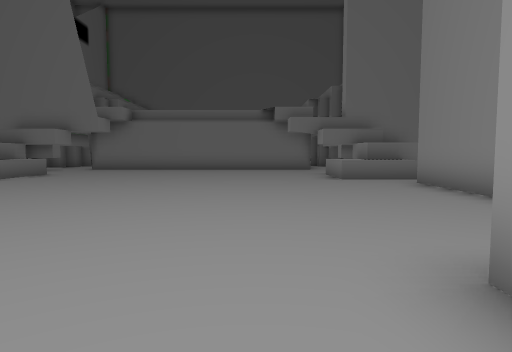
View 1 (above)

24 first-person views from a walk through a 3-D level made in the Unity game engine. The camera is 1.4 m above the floor, tilts 4° down and sees 75° across. The floor is counted in squares, 2 m on a side. Each view is taken from the middle of a square. On the plan, view 1 faces up. The plan holds only what a view shows up to about 10 squares ahead; the rest is blank. The place goes on beyond the plan. The player is left out. Some animated figures are not drawn.

View 2
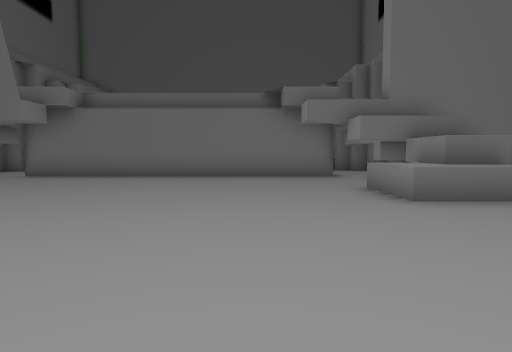

View 3
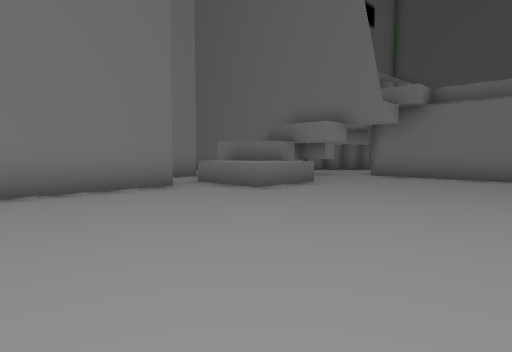

View 4
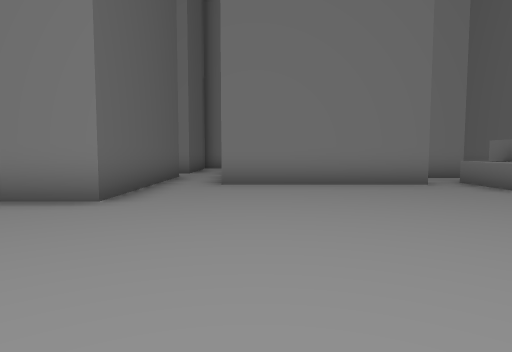

View 5
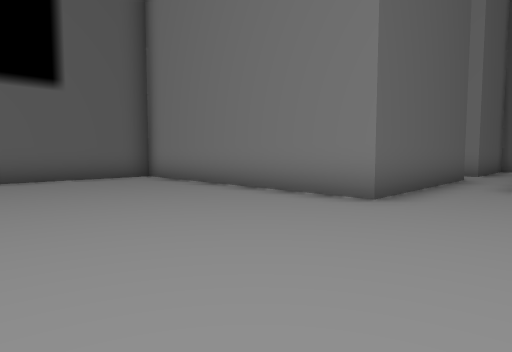

View 6
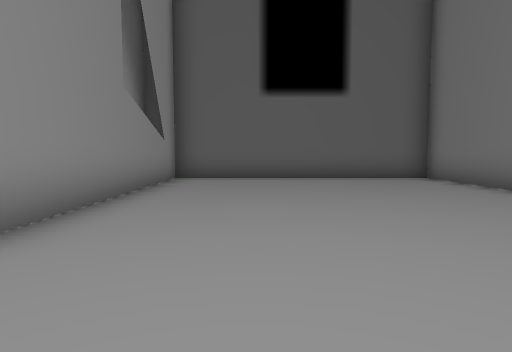

View 7
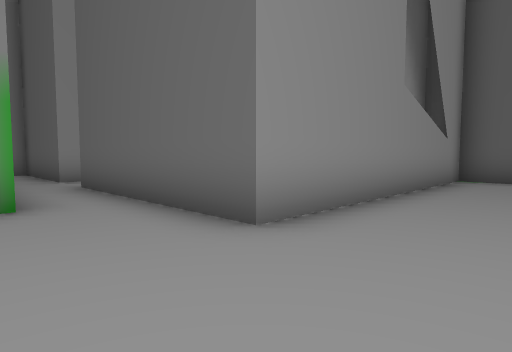

View 8
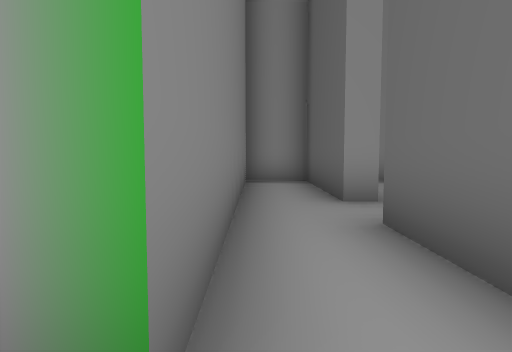

View 9
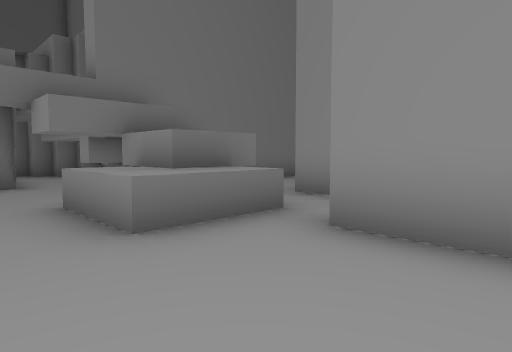

View 10
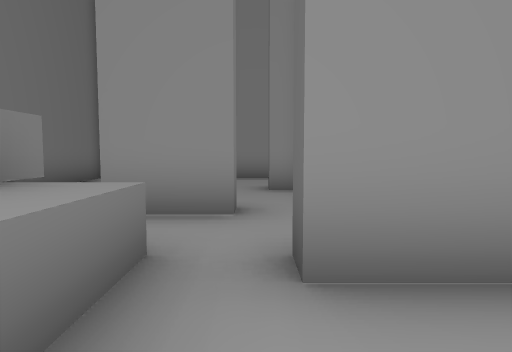

View 11
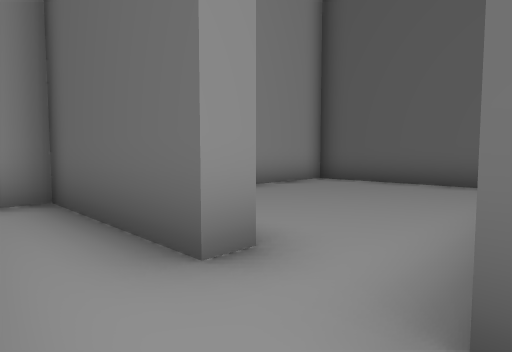

View 12
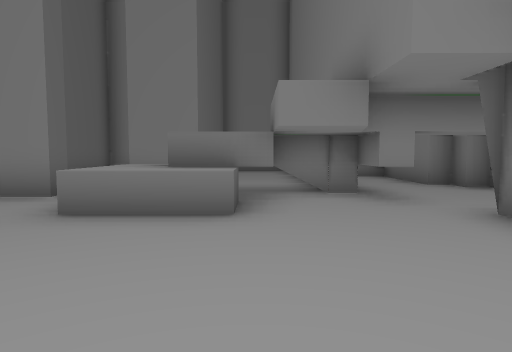

View 13
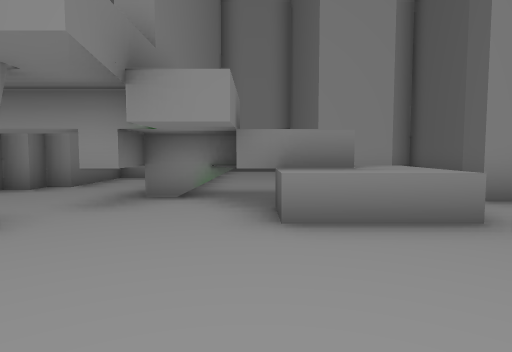

View 14
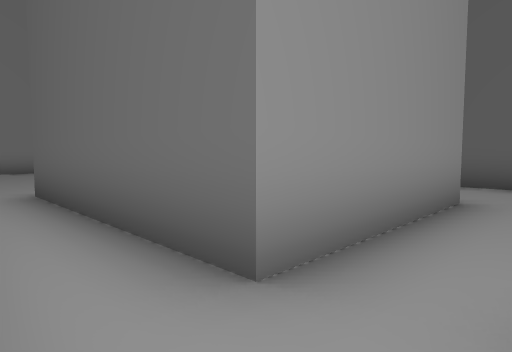

View 15
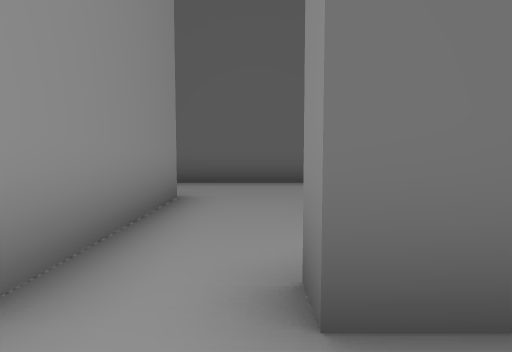

View 16
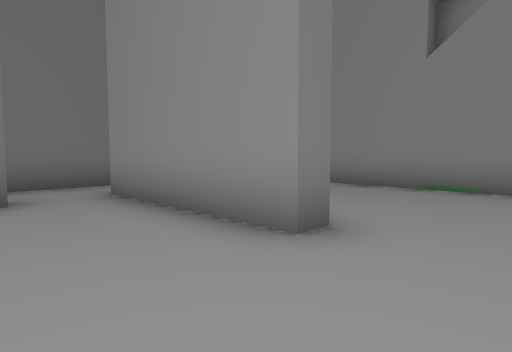

View 17
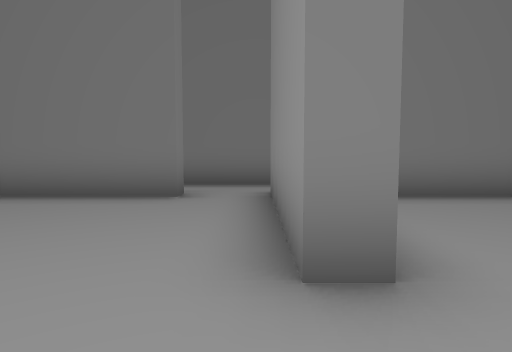

View 18
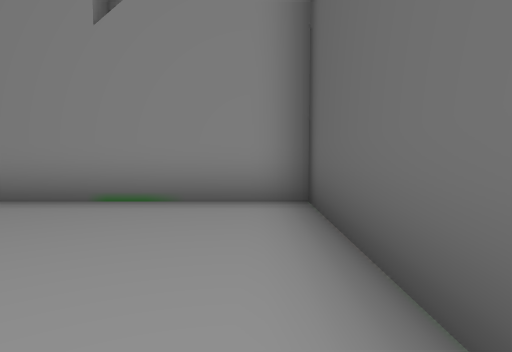

View 19
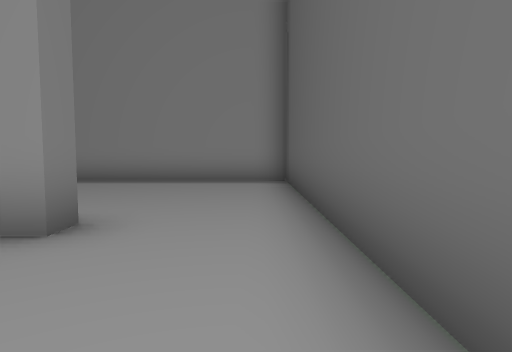

View 20
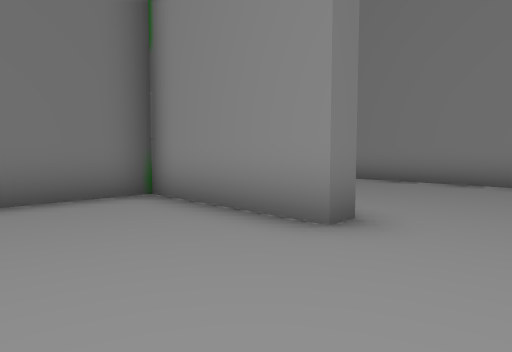

View 21
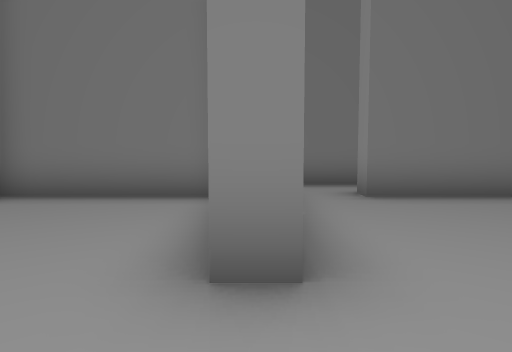

View 22
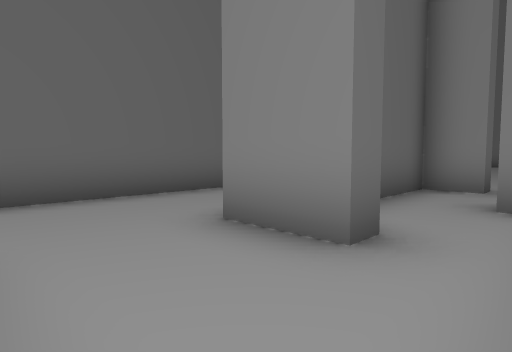

View 23
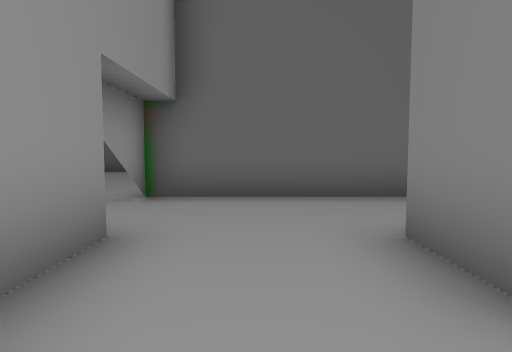

View 24
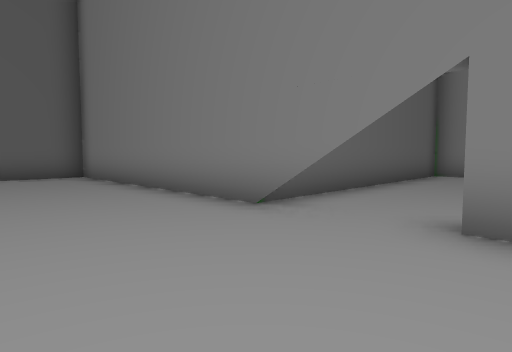

### Floor plan
Key: @ floor where view 1 was taken; # wall or solid block; . floor; ^ raised ledge; T thing the floor can be seen under or through.
Columns run from 13 left of view 1 to 15 right of it. Each row starts with its distance up from view 1.
 18                 ##
 17                 .##
 16   ##            ..##
 15 ###...          ...###
 14 #......#########......
 13     ##...........## #####
 12     #. ...........#.....
 11     ##...........T ....
 10    ###^.........^#..
  9    #.^^.........^^.# ....#
  8     .....................#
  7 ######...........#####...#...
  6      #...........#   ........
  5      #...........#.......#...
  4 ######...........#########...
  3  ........................#...
  2 #..#####.......#####.#####..
  1 ...#...#.......#...#.....#..
  0 ...#...#.....@.#...#.....#..
 -1 ...#...#.......#...#.....#..
 -2 ...#...#.......#...#.....#..
 -3 .......#.......#.........#..
 -4 .......#.......#.........###
 -5 ########.......###########
 -6        #########

Where each view was taken, in squares from view 1:
view 1: 0 up, 0 right, facing up
view 2: 4 up, 0 right, facing up
view 3: 4 up, 2 left, facing up-left
view 4: 4 up, 1 left, facing left
view 5: 4 up, 1 left, facing down-left
view 6: 4 up, 1 left, facing down
view 7: 4 up, 1 left, facing down-right
view 8: 3 up, 3 right, facing right
view 9: 6 up, 1 right, facing up-right
view 10: 8 up, 2 right, facing right
view 11: 3 up, 6 right, facing down-right
view 12: 11 up, 3 left, facing left
view 13: 11 up, 1 left, facing right
view 14: 3 up, 12 left, facing down-right
view 15: 3 up, 12 left, facing down
view 16: 4 down, 13 left, facing up-right
view 17: 4 down, 11 left, facing up
view 18: 4 down, 11 left, facing right
view 19: 4 down, 3 right, facing right
view 20: 4 down, 3 right, facing up-right
view 21: 4 down, 6 right, facing up
view 22: 9 up, 11 right, facing down-left
view 23: 9 up, 10 right, facing down
view 24: 7 up, 15 right, facing down-left
